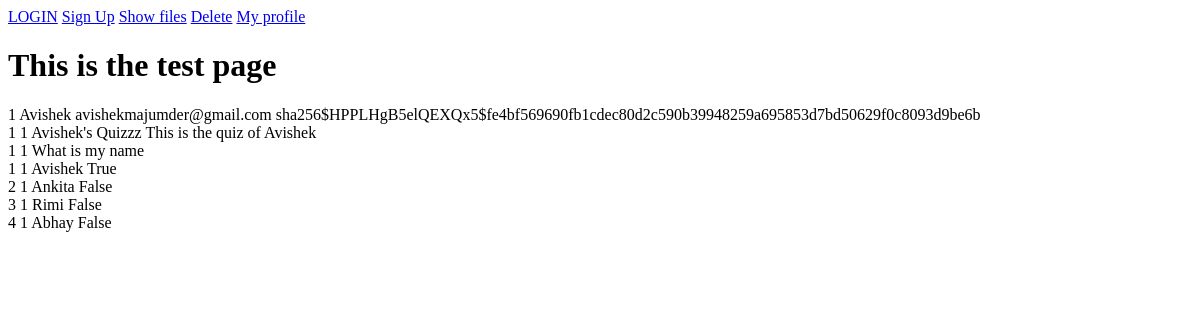
/test, run on an earlier commit of the app's database.
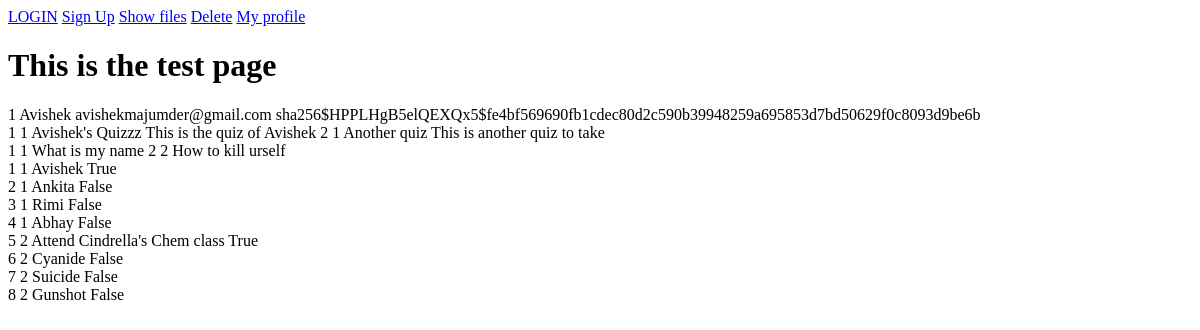
And on a later commit of the database.
### website/models.py (models this page shows)
class User(db.Model,UserMixin):
    __tablename__ = 'users'
    id = db.Column(db.Integer, primary_key=True)
    first_name = db.Column(db.String)
    email = db.Column(db.String, unique = True)
    password = db.Column(db.String)

class Quiz(db.Model):
    __tablename__ = 'quizzes'
    quiz_id = db.Column(db.Integer, primary_key=True)
    user_id = db.Column(db.Integer, db.ForeignKey('users.id'))
    quiz_title = db.Column(db.String)
    quiz_description = db.Column(db.String)
    user = db.relationship("User")

class Question(db.Model):
    __tablename__ = 'questions'
    question_id = db.Column(db.Integer, primary_key=True)
    quiz_id = db.Column(db.Integer, db.ForeignKey('quizzes.quiz_id'))
    question_text = db.Column(db.String)
    question_type = db.Column(db.String)
    quiz = db.relationship("Quiz")

class Option(db.Model):
    __tablename__ = 'options'
    option_id = db.Column(db.Integer, primary_key=True)
    question_id = db.Column(db.Integer, db.ForeignKey('questions.question_id'))
    option_text = db.Column(db.String)
    is_correct = db.Column(db.Boolean)
    question = db.relationship("Question")

### website/auth.py (the view)
@auth.route('/test')
def test():
    query1 = User.query.all()
    query2 = Quiz.query.all()
    query3 = Question.query.all()
    query4 = Option.query.all()
    return render_template('test.html', message1 = query1 , message2 = query2,message3 = query3,message4 = query4, user = current_user)

### website/templates/test.html (shortened to what this page needs)
{%extends "base.html"%}
{%block content%}
<h1>This is the test page</h1>
{% for x in message1 %}
    {{x.id}}
    {{x.first_name}}
    {{x.email}}
    {{x.password}}
{%endfor%}
<br>
{% for x in message2 %}
    {{x.quiz_id}}
    {{x.user_id}}
    {{x.quiz_title}}
    {{x.quiz_description}}
{%endfor%}
<br>
{% for x in message3 %}
    {{x.question_id}}
    {{x.quiz_id}}
    {{x.question_text}}
{%endfor%}
<br>
{% for x in message4 %}
    {{x.option_id}}
    {{x.question_id}}
    {{x.option_text}}
    {{x.is_correct}}
    <br>
{%endfor%}
{%endblock%}

### website/templates/base.html (shortened to what this page needs)
  <!DOCTYPE html>
<html lang="en">
  <head>
  </head>
  <body>
        <div class="navbar" id="navbar">
            <div class="link_container">
              {% if user.is_authenticated %}
              <a class="nav-item nav-link" id="home" href="/">HOME</a>
              <a class="nav-item nav-link" id="logout" href="/logout">LOGOUT</a>
              <a class="nav-item" id="quizmaker" href="/quizmaker">MAKE QUIZ</a>
                {%else%}
                <a class="nav-item nav-link" id="login" href="/login">LOGIN</a>
                <a class="nav-item nav-link" id="signUp" href="/sign-up">Sign Up</a>
                {%endif%}
                <a class="nav-item nav-link" id="test" href="/test">Show files</a>
                <a class="nav-item nav-link" id="delete" href="/delete">Delete</a>
                <a class="nav-item nav-link" id="profile" href="/profile">My profile</a>
            </div>
        </div>
    <div class="container">
    {% block content%}
    {%endblock%}
    </div>
  </body>
</html>

What changed in the data, as far as the page shows it:
added Quiz: quiz_id "2", user_id "1", quiz_title "Another quiz", quiz_description "This is another quiz to take"
added Question: question_id "2", quiz_id "2", question_text "How to kill urself"
added Option: option_id "5", question_id "2", option_text "Attend Cindrella's Chem class", is_correct "True"
added Option: option_id "6", question_id "2", option_text "Cyanide", is_correct "False"
added Option: option_id "7", question_id "2", option_text "Suicide", is_correct "False"
added Option: option_id "8", question_id "2", option_text "Gunshot", is_correct "False"
